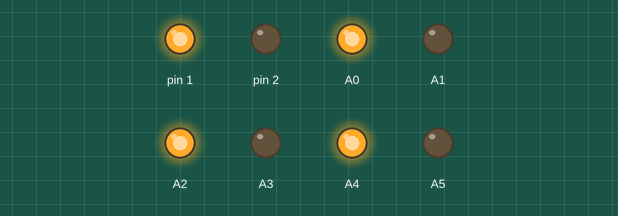
Simulated run of this sketch. Board: Arduino Uno, built with avr-gcc and run on an emulated ATmega328P. Parts: output pins drawn as LEDs (lit = HIGH).

Above: at 1.1 s.
At 3.1 s:
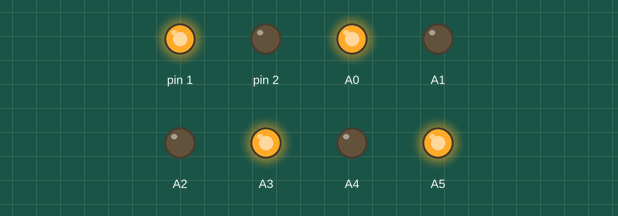
At 7.1 s:
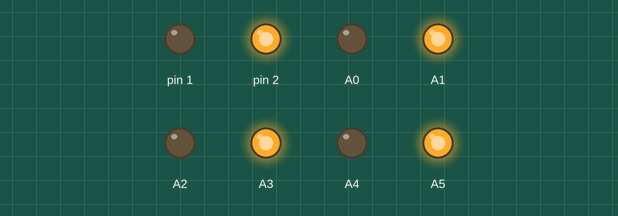
At 12.1 s:
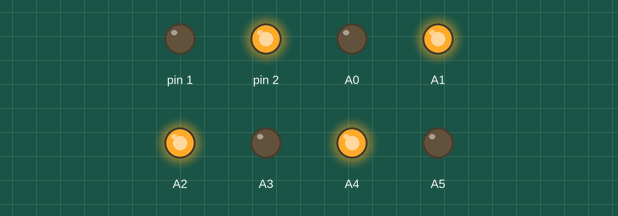
At 20.1 s:
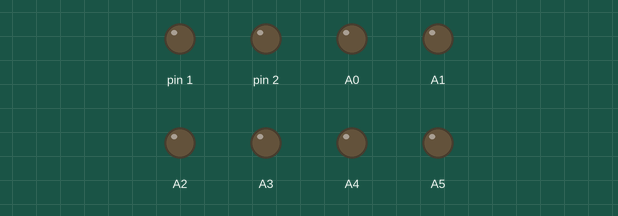
Timing chart, 0 to 21.6 s (numbered marks = the images above):
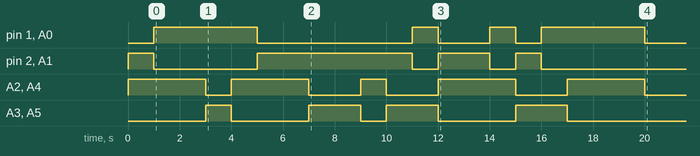

The sketch:

test_code.ino
```cpp
// Variables for time tracking
unsigned long prevTime = 0;


// Variables for motion
float acceleration = 0.0;
float velocity = 0.0;
float displacement = 0.0;

// Constants for motion filtering
float alpha = 0.9; // Filter constant (adjust as needed)


struct Motor {
  int f, b; // For the pins

  // Constructor to initialize pins
  Motor(int forwardPin, int backwardPin) {
    f = forwardPin;
    b = backwardPin;
  }
};


// Time for movement
int fwd = 1000;
int bwd = 1000;
int rt = 1000;
int lt = 1000;
int def = 1000;

Motor upLeft(A4, A5);
Motor upRight(1, 2);
Motor downLeft(A0, A1);
Motor downRight(A2, A3);

Motor motors[4] = {upLeft, downRight, upRight, downLeft};


void setup() {
  // Initialize motors
  for(int i = 0; i < 4; i++){
    pinMode(motors[i].f, OUTPUT);  // Set pins as outputs
    pinMode(motors[i].b, OUTPUT);
    digitalWrite(motors[i].f, LOW);  // Start motors off
    digitalWrite(motors[i].b, LOW);
  }

  // Optionally, run a short test (forward) to see motor behavior


  d();
  w();
  w();
  a();
  w();
  d();
  d();
  s();
  s();
  d();
  s();
  a();
  d();
  d();
  w();
  s();
  a();
  w();
  w();
  w();


}

void loop() {

}

void w() {
  for(int i = 0; i < 4; i++){
    if(i == 2){
      digitalWrite(motors[i].f, HIGH);
      digitalWrite(motors[i].b, LOW);
    } else{
      analogWrite(motors[i].f, .87*255);
      analogWrite(motors[i].b, 0);
    }
  }


  stopMotors(fwd);
}

void s() {
  for(int i = 0; i < 4; i++){
    digitalWrite(motors[i].f, LOW);
    digitalWrite(motors[i].b, HIGH);
  }
  stopMotors(bwd);
}

void d() {
  for(int i = 0; i < 2; i++){
    digitalWrite(motors[i].f, HIGH);
    digitalWrite(motors[i].b, LOW);
  }
  for(int i = 2; i < 4; i++){
    digitalWrite(motors[i].f, LOW);
    digitalWrite(motors[i].b, HIGH);
  }
  stopMotors(rt);
}

void a() {
  for(int i = 0; i < 2; i++){
    digitalWrite(motors[i].f, LOW);
    digitalWrite(motors[i].b, HIGH);
  }
  for(int i = 2; i < 4; i++){
    digitalWrite(motors[i].f, HIGH);
    digitalWrite(motors[i].b, LOW);
  }
  stopMotors(lt);
}

void stopMotors(int delayAmount) {
  delay(delayAmount);

  for(int i = 0; i < 4; i++){
    if(i == 2){
      digitalWrite(motors[i].f, LOW);
      digitalWrite(motors[i].b, LOW);
    } else{
      analogWrite(motors[i].f, 0);
      analogWrite(motors[i].b, 0);

    }
  }


}
```
